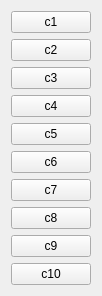
   <widget class="QWidget" name="layoutWidget">
    <property name="geometry">
     <rect>
      <x>540</x>
      <y>120</y>
      <width>77</width>
      <height>286</height>
     </rect>
    </property>
    <layout class="QVBoxLayout" name="GroupC1">
     <item>
      <widget class="QPushButton" name="pb41">
       <property name="text">
        <string>c1</string>
       </property>
      </widget>
     </item>
     <item>
      <widget class="QPushButton" name="pb42">
       <property name="text">
        <string>c2</string>
       </property>
      </widget>
     </item>
     <item>
      <widget class="QPushButton" name="pb43">
       <property name="text">
        <string>c3</string>
       </property>
      </widget>
     </item>
     <item>
      <widget class="QPushButton" name="pb44">
       <property name="text">
        <string>c4</string>
       </property>
      </widget>
     </item>
     <item>
      <widget class="QPushButton" name="pb45">
       <property name="text">
        <string>c5</string>
       </property>
      </widget>
     </item>
     <item>
      <widget class="QPushButton" name="pb46">
       <property name="text">
        <string>c6</string>
       </property>
      </widget>
     </item>
     <item>
      <widget class="QPushButton" name="pb47">
       <property name="text">
        <string>c7</string>
       </property>
      </widget>
     </item>
     <item>
      <widget class="QPushButton" name="pb48">
       <property name="text">
        <string>c8</string>
       </property>
      </widget>
     </item>
     <item>
      <widget class="QPushButton" name="pb49">
       <property name="text">
        <string>c9</string>
       </property>
      </widget>
     </item>
     <item>
      <widget class="QPushButton" name="pb50">
       <property name="text">
        <string>c10</string>
       </property>
      </widget>
     </item>
    </layout>
   </widget>
